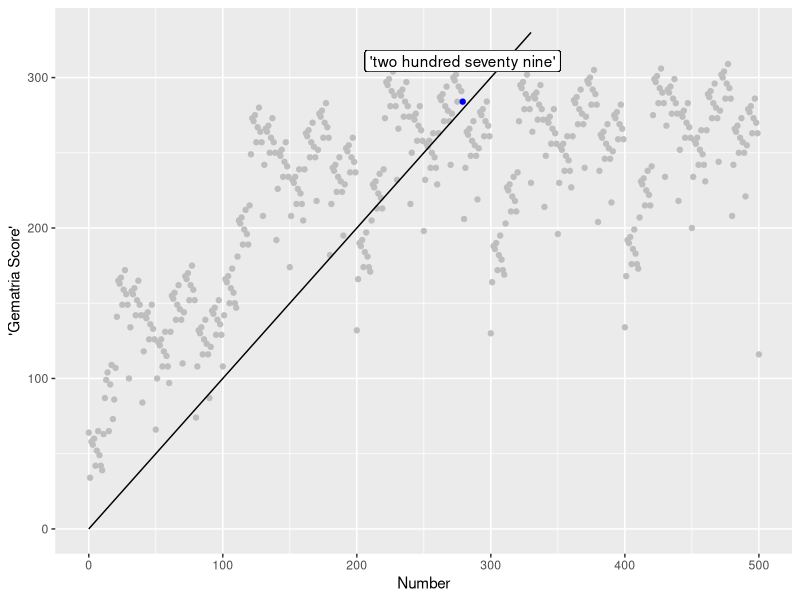

This chart was generated by the following R code:
## ---- chunk 1
knitr::opts_chunk$set(echo = TRUE)
## ---- chunk 2
# No leading zeroes please
num2word <- function (num) {
  if (num == 0) {return("zero")}
  ones <- c("one","two","three","four","five","six","seven","eight","nine")
  tens <- c("ten","twenty","thirty","forty","fifty","sixty","seventy","eighty","ninety")
  teens <- c("eleven","twelve","thirteen","fourteen","fifteen","sixteen","seventeen","eighteen","nineteen")
  bigboys <- c("hundred","thousand","million","billion","trillion","quadrillion","quinitillion","sextillion","septillion")
  num2hundred <- function (hundredNum) {
    if (hundredNum == 0) {
      return("")
    } else if (hundredNum < 10) {
      return(ones[hundredNum])
    } else if (hundredNum == 10) {
      return("ten")
    } else if (hundredNum < 20) {
      return(teens[hundredNum %% 10])
    } else if (hundredNum < 100) {
      return(paste(tens[floor(hundredNum / 10)], 
                   ones[hundredNum %% 10]))
    } else {
      return(paste(ones[floor(hundredNum / 100)],
                   "hundred",
                   tens[floor((hundredNum %% 100) / 10)], 
                   ones[hundredNum %% 10]))
    }
  }
  numLeftover <- as.character(num)
  word <- "" 
  for (i in 1:ceiling(log10(num+1)/3)) {
    currNum <- as.numeric(substr(numLeftover, nchar(numLeftover)-2, nchar(numLeftover)))
    numLeftover <- substr(numLeftover, 0, nchar(numLeftover)-3)
    if (i == 1) {
      word <- num2hundred(currNum)
    } else {
      word <- paste(num2hundred(currNum), bigboys[i], word)
    }
  }
  return(word)
}
## ---- chunk 3
library(stringr)
gematriaScore <- function(word) {
  word <- str_replace_all(word," ","")
  return(sum(match(unlist(str_split(word,"")),letters)))
}
## ---- chunk 4
numbers <- 0:500
gScore <- sapply(numbers,num2word)
gScore <- sapply(gScore,gematriaScore)

print(paste("The largest number that's still less than its alphanumeric value is",
            max(numbers[numbers < gScore]),
            "with a value of",
            gScore[max(numbers[numbers < gScore])]))

## ---- chunk 5
library(ggplot2)
df <- data.frame(numbers,gScore)

df[df$numbers==279,"color"] <- "blue"
df[df$numbers!=279,"color"] <- "gray"

ggplot(df) +
  geom_point(aes(x=numbers,y=gScore),col=df$color) +
  geom_line(aes(x=numbers,y=numbers)) +
  geom_label(label = "'two hundred seventy nine'", x=279, y=291+20) +
  xlab("Number") +
  ylab("'Gematria Score'") +
  ylim(c(0,330))
